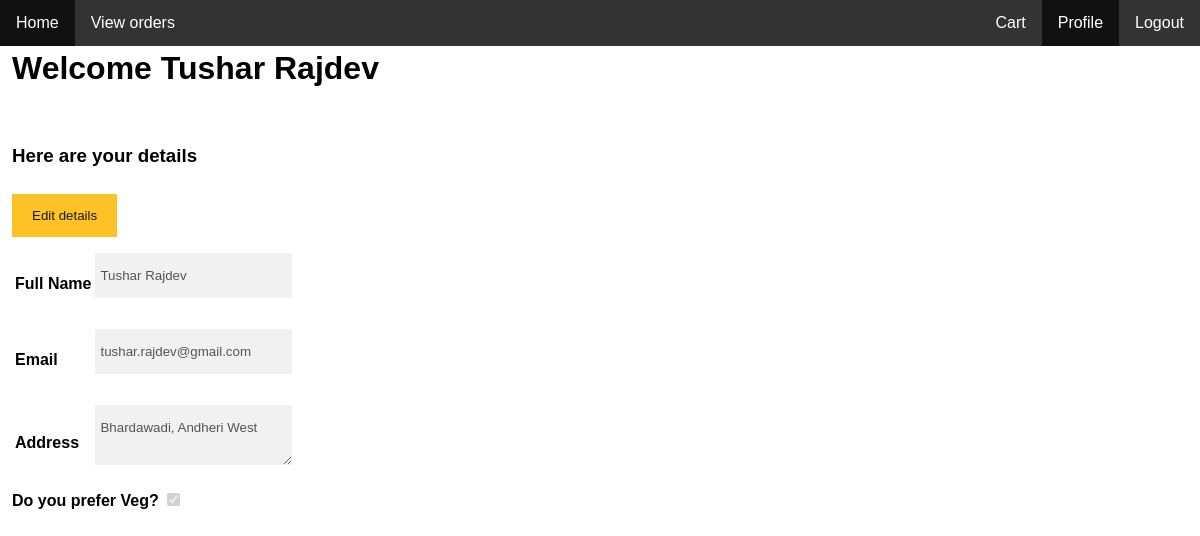
Page /customer/index.php (signed in) on the committed database.
### tables this page shows
CREATE TABLE `customer` (
  `id` int(11) NOT NULL,
  `username` varchar(20) NOT NULL,
  `password` varchar(20) NOT NULL,
  `name` varchar(50) NOT NULL,
  `email` varchar(50) NOT NULL,
  `address` varchar(255) NOT NULL,
  `isVeg` tinyint(1) NOT NULL
);

### customer/index.php (the view, shortened to what this page needs)
<?php
	require '../resource/config.php';
	if (!isset($_SESSION['username'])) {
		header('location: ../');
		exit();
	}
	else if ($_SESSION['type'] == 'customer'){
		$username = $_SESSION['username'];
		$name = $_SESSION['name'];
	}
	else {
		header('location: ../restaurant/');
		exit();
	}
?>
<!DOCTYPE html>
<html>
<head>
	<link rel="stylesheet" href="https://cdnjs.cloudflare.com/ajax/libs/font-awesome/4.7.0/css/font-awesome.min.css">
	<link rel="stylesheet" href="../resource/style.css">
</head>
</head>
<body>
	<?php $page='profile'; require '../template/nav.php'; ?>
	<main>
		<h1><?php
			echo "Welcome ".$name;
		?></h1>
		<div class="profile" id="details" style="display: block;">
			<br>
			<h3>Here are your details</h3>
			<button style="width: auto;" onclick="editDetails(this)">Edit details</button>
			<?php
				$stmt = $conn->prepare("SELECT * FROM customer WHERE username = ?");
				$stmt->bind_param("s", $username);
				if($stmt->execute()) {
					$result = $stmt->get_result();
					$row = $result->fetch_assoc();
				}
				else {
					header('location: ../');
				}
			?>
			<form method="post" action="../edit.php" class="form-input">
				<table>
				<tr>
					<td><label for="name"><b>Full Name</b></label></td>
					<td><input type="text" placeholder="Enter Full Name" name="name" required disabled value="<?php echo $row['name']; ?>"></td>
				</tr>
				<tr>
					<td><label for="email"><b>Email</b></label></td>
					<td><input type="email" placeholder="Enter Email" name="email" required disabled value="<?php echo $row['email']; ?>"></td>
				</tr>
				<tr>
					<td><label for="address"><b>Address</b></label></td>
					<td><textarea placeholder="Enter Address" name="address" required disabled><?php echo $row['address']; ?></textarea></td>
				</tr>
				</table>
				<label for="isVeg"><b>Do you prefer Veg?</b>
					<?php
						if ($row['isVeg'] == 1) {
					?>
					<input type="checkbox" name="isVeg" style="margin-bottom:15px" checked disabled>
					<?php
					}
					else {
					?>
					<input type="checkbox" name="isVeg" style="margin-bottom:15px" disabled>
					<?php
					}
					?>
				</label>
				<br>
			</form>
		</div>
	</main>
</body>
</html>

### resource/style.css (style rules this page uses)
body { font-family: Arial, Helvetica, sans-serif; margin: 0; }
textarea { font-family: Arial; }
.form-input input[type=text], .form-input input[type=email], .form-input input[type=password], .form-input textarea, .form-input input[type=number] { width: 100%; margin: 5px 0 22px 0; display: block; padding: 15px 5px; border: none; background: #f1f1f1; }
button { background-color: #FFBC0F; color: black; padding: 14px 20px; margin: 8px 0; border: none; cursor: pointer; width: 100%; opacity: 0.9; }
main { padding: 0 1%; margin-top: 50px; }

### rows in the picture
customer: name "Tushar Rajdev", email "tushar.rajdev@gmail.com", address "Bhardawadi, Andheri West"

### other values in the picture
$name "Tushar Rajdev"
